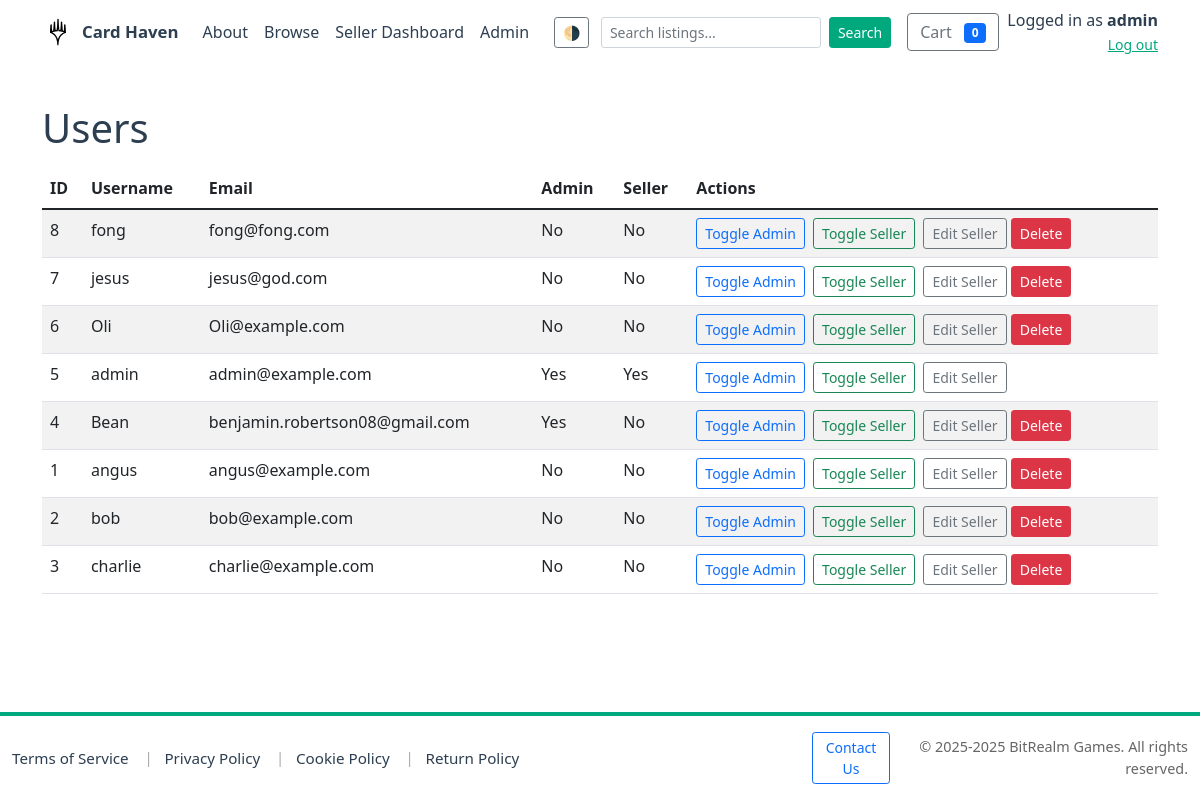
Page /admin/users (signed in) on the earlier database version.
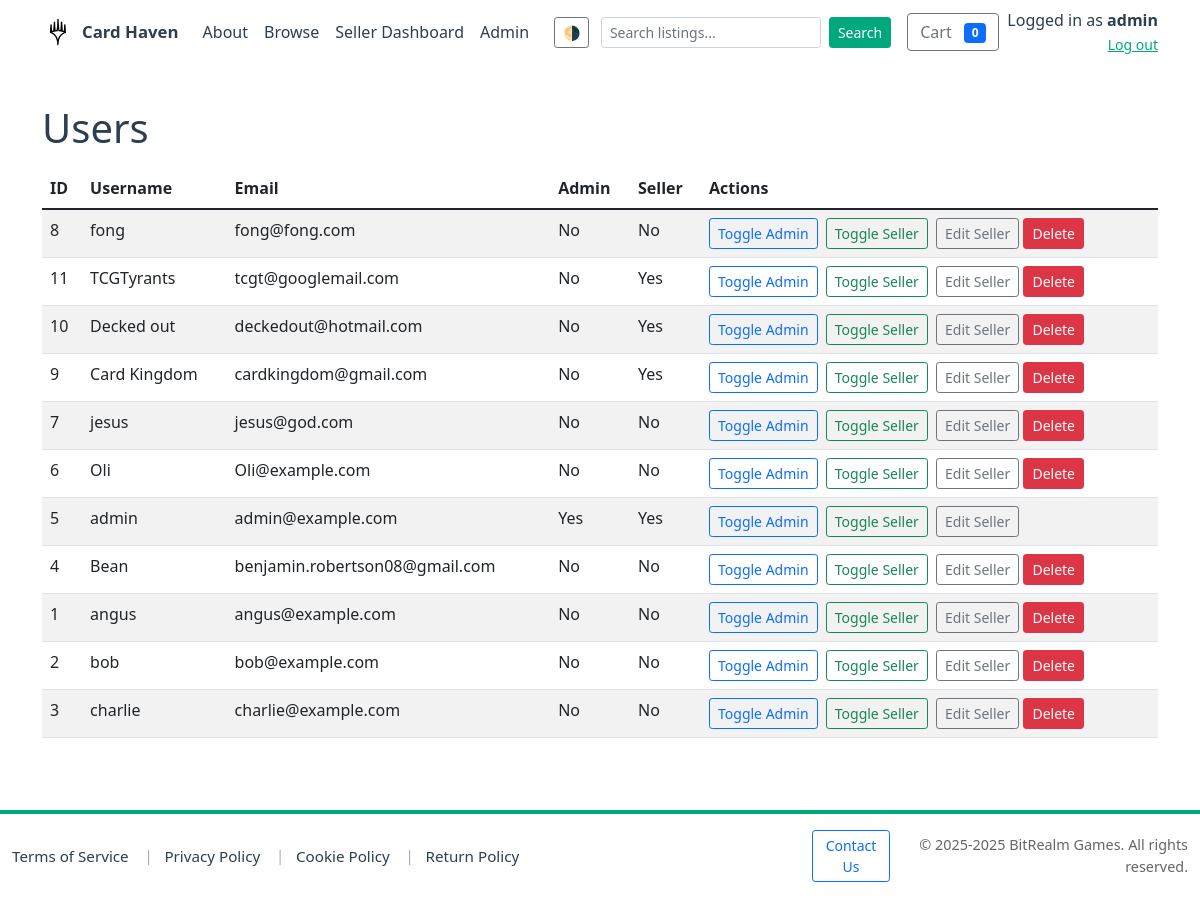
Same page on the later database version.
### models.py (models this page shows, shortened)
class User(db.Model):
    __tablename__ = 'users'
    id = db.Column(db.Integer, primary_key=True)
    username = db.Column(db.String(150), unique=True, nullable=False)
    email = db.Column(db.String(255), unique=True, nullable=False)
    password_hash = db.Column(db.String(255), nullable=False)
    is_admin = db.Column(db.Boolean, default=False)
    is_seller = db.Column(db.Boolean, default=False)
    business_name = db.Column(db.String(255))
    seller_description = db.Column(db.Text)
    rating = db.Column(db.Float, default=0.0)
    total_sales = db.Column(db.Integer, default=0)
    logo_url = db.Column(db.String(512))
    created_at = db.Column(db.DateTime, default=datetime.utcnow)
    products = db.relationship('Product', back_populates='seller', lazy='dynamic')
    orders = db.relationship('Order', back_populates='buyer', lazy='dynamic')

### app.py (the view)
@app.route('/admin/users')
@admin_required
def admin_users():
    conn = get_db_connection()
    cur = conn.cursor()
    cur.execute("SELECT id, username, email, is_admin, is_seller, created_at FROM users ORDER BY created_at DESC")
    users = cur.fetchall()
    conn.close()
    return render_template('admin/users.html', users=users)

### app.py (called while the page is built)
def get_db_connection(path=DB_PATH):
    conn = sqlite3.connect(path)
    conn.row_factory = sqlite3.Row
    conn.execute("PRAGMA foreign_keys = ON;")
    try:
        cur = conn.cursor()
        cur.execute("PRAGMA table_info(products)")
        cols = [r['name'] for r in cur.fetchall()]
        if 'is_active' not in cols:
            try:
                cur.execute("ALTER TABLE products ADD COLUMN is_active INTEGER NOT NULL DEFAULT 1")
                conn.commit()
            except Exception:
                pass
    except Exception:
        pass
    return conn

@app.after_request
def set_security_headers(response):
    response.headers.setdefault('X-Frame-Options', 'SAMEORIGIN')
    response.headers.setdefault('X-Content-Type-Options', 'nosniff')
    response.headers.setdefault('Referrer-Policy', 'no-referrer-when-downgrade')
    if 'SSL_ENABLED' in globals() and SSL_ENABLED:
        response.headers.setdefault('Strict-Transport-Security', 'max-age=63072000; includeSubDomains; preload')
    return response

### templates/admin/users.html (shortened to what this page needs)
<!doctype html>
<html lang="en">
<head>
  {% include 'head_includes.html' %}
</head>
<body>
  {% include 'navbar.html' %}
  <div class="container my-4">
    <h1>Users</h1>
    <table class="table table-striped mt-3">
      <thead>
        <tr>
          <th>ID</th>
          <th>Username</th>
          <th>Email</th>
          <th>Admin</th>
          <th>Seller</th>
          <th>Actions</th>
        </tr>
      </thead>
      <tbody>
        {% for u in users %}
          <tr>
            <td>{{ u['id'] }}</td>
            <td>{{ u['username'] }}</td>
            <td>{{ u['email'] }}</td>
            <td>{{ 'Yes' if u['is_admin'] else 'No' }}</td>
            <td>{{ 'Yes' if u['is_seller'] else 'No' }}</td>
            <td>
              <form action="{{ url_for('admin_user_toggle_admin', user_id=u['id']) }}" method="post" style="display:inline">
                <button class="btn btn-sm btn-outline-primary">Toggle Admin</button>
              </form>
              <form action="{{ url_for('admin_user_toggle_seller', user_id=u['id']) }}" method="post" style="display:inline" class="ms-1">
                <button class="btn btn-sm btn-outline-success">Toggle Seller</button>
              </form>
              <a href="{{ url_for('admin_edit_seller', user_id=u['id']) }}" class="btn btn-sm btn-outline-secondary ms-1">Edit Seller</a>
              {% if session.get('user_id') != u['id'] %}
              <form action="{{ url_for('admin_user_delete', user_id=u['id']) }}" method="post" style="display:inline" onsubmit="return confirm('Delete this user?');">
                <button class="btn btn-sm btn-danger">Delete</button>
              </form>
              {% endif %}
            </td>
          </tr>
        {% else %}
          <tr><td colspan="6">No users found.</td></tr>
        {% endfor %}
      </tbody>
    </table>
  </div>
  {% include 'footer.html' %}
</body>
</html>

### templates/navbar.html (shortened to what this page needs)
<nav class="navbar navbar-expand-lg mb-3 site-navbar" aria-label="Main navigation">
  <div class="container">
    <a class="navbar-brand d-flex align-items-center" href="{{ url_for('index') }}">
  <img id="site-logo" src="{{ url_for('static', filename='img/logo.svg') }}" alt="Card Haven logo" height="32" class="me-2 site-logo" style="width:auto;" title="Card Haven">
  <span>Card Haven</span>
    </a>
    <div class="collapse navbar-collapse" id="mainNav">
        <ul class="navbar-nav me-auto mb-2 mb-lg-0">
          <li class="nav-item"><a class="nav-link" href="/about">About</a></li>
        <li class="nav-item"><a class="nav-link" href="/products">Browse</a></li>
        {% if current_user_is_seller %}
          <li class="nav-item"><a class="nav-link" href="{{ url_for('seller_dashboard') }}">Seller Dashboard</a></li>
        {% endif %}
        {% if current_user_is_admin %}
          <li class="nav-item"><a class="nav-link" href="{{ url_for('admin_index') }}">Admin</a></li>
        {% endif %}
      </ul>
  <div class="d-none d-lg-flex align-items-center gap-2 navbar-right">
        <button id="theme-toggle" class="btn btn-sm btn-outline-secondary me-1" title="Toggle theme" onclick="toggleTheme()">🌗</button>
        <form class="d-none d-lg-flex align-items-center me-2" action="{{ url_for('products') }}" method="get">
          <input name="search" class="form-control form-control-sm me-2" type="search" placeholder="Search listings..." aria-label="Search" value="{{ request.args.get('search','') }}">
          <button class="btn btn-sm btn-primary" type="submit">Search</button>
        </form>
        <a href="{{ url_for('cart_view') }}" class="btn btn-outline-secondary position-relative">
          Cart <span id="cart-count" class="badge bg-primary ms-2">0</span>
        </a>
        {% if session.get('user_id') %}
          <div class="text-end user-info mt-2 mt-lg-0">
            <div>Logged in as <strong>{{ session.get('username') }}</strong></div>
            <a href="{{ url_for('logout') }}" class="small">Log out</a>
          </div>
        {% else %}
          <div class="auth-buttons d-flex gap-1 mt-2 mt-lg-0">
            <a href="{{ url_for('login') }}" class="btn btn-sm btn-outline-primary">Login</a>
            <a href="{{ url_for('register') }}" class="btn btn-sm btn-primary">Register</a>
          </div>
        {% endif %}
      </div>
    </div>
  </div>
</nav>
<main class="site-content">

Differences in the rows shown:
added User: id "11", username "TCGTyrants", email "tcgt@googlemail.com", is_admin "No", is_seller "Yes"
added User: id "10", username "Decked out", email "deckedout@hotmail.com", is_admin "No", is_seller "Yes"
added User: id "9", username "Card Kingdom", email "cardkingdom@gmail.com", is_admin "No", is_seller "Yes"
changed User "Bean": is_admin "Yes" → "No"
